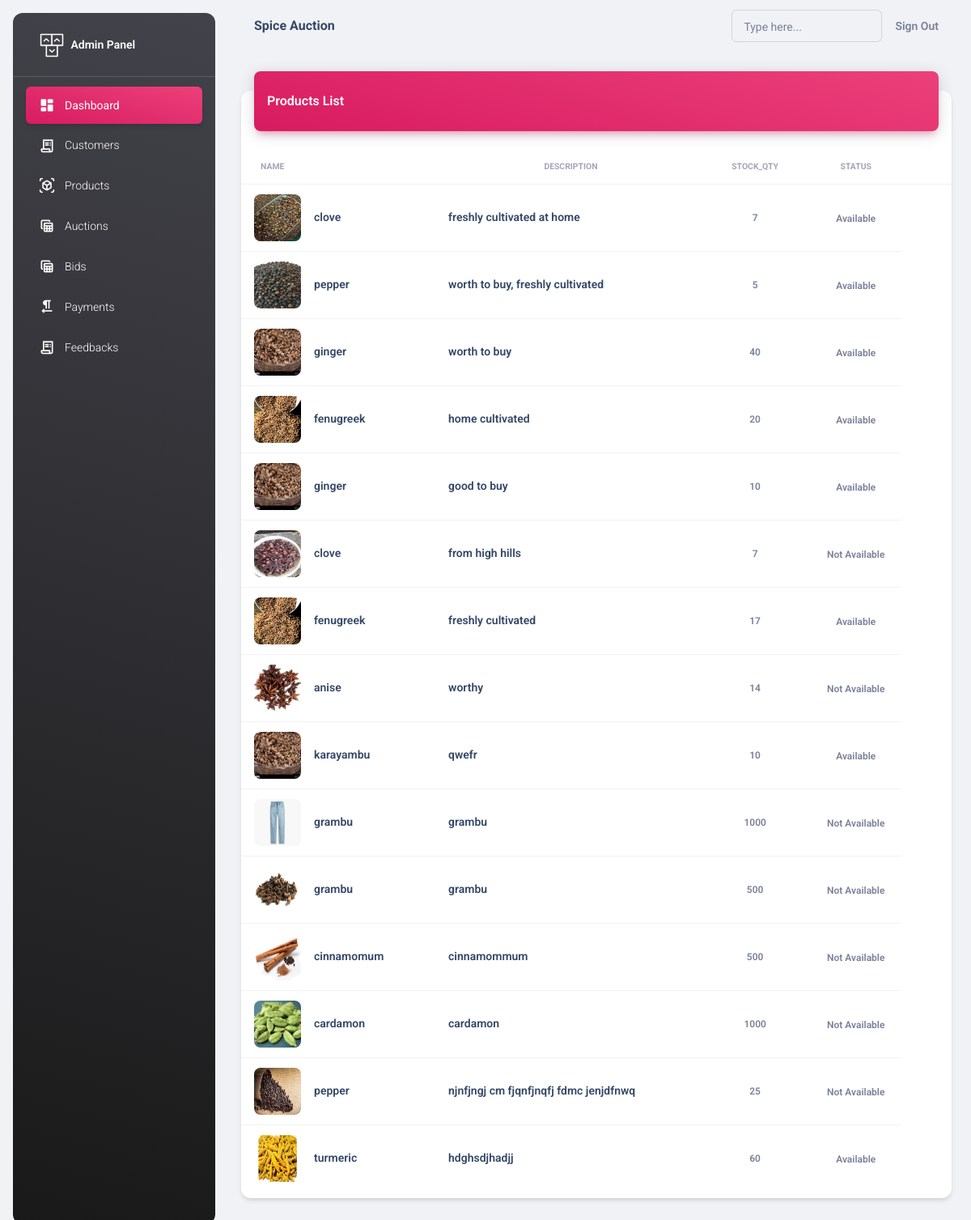
Before: /adminapi/products/ (signed in) with the older database file.
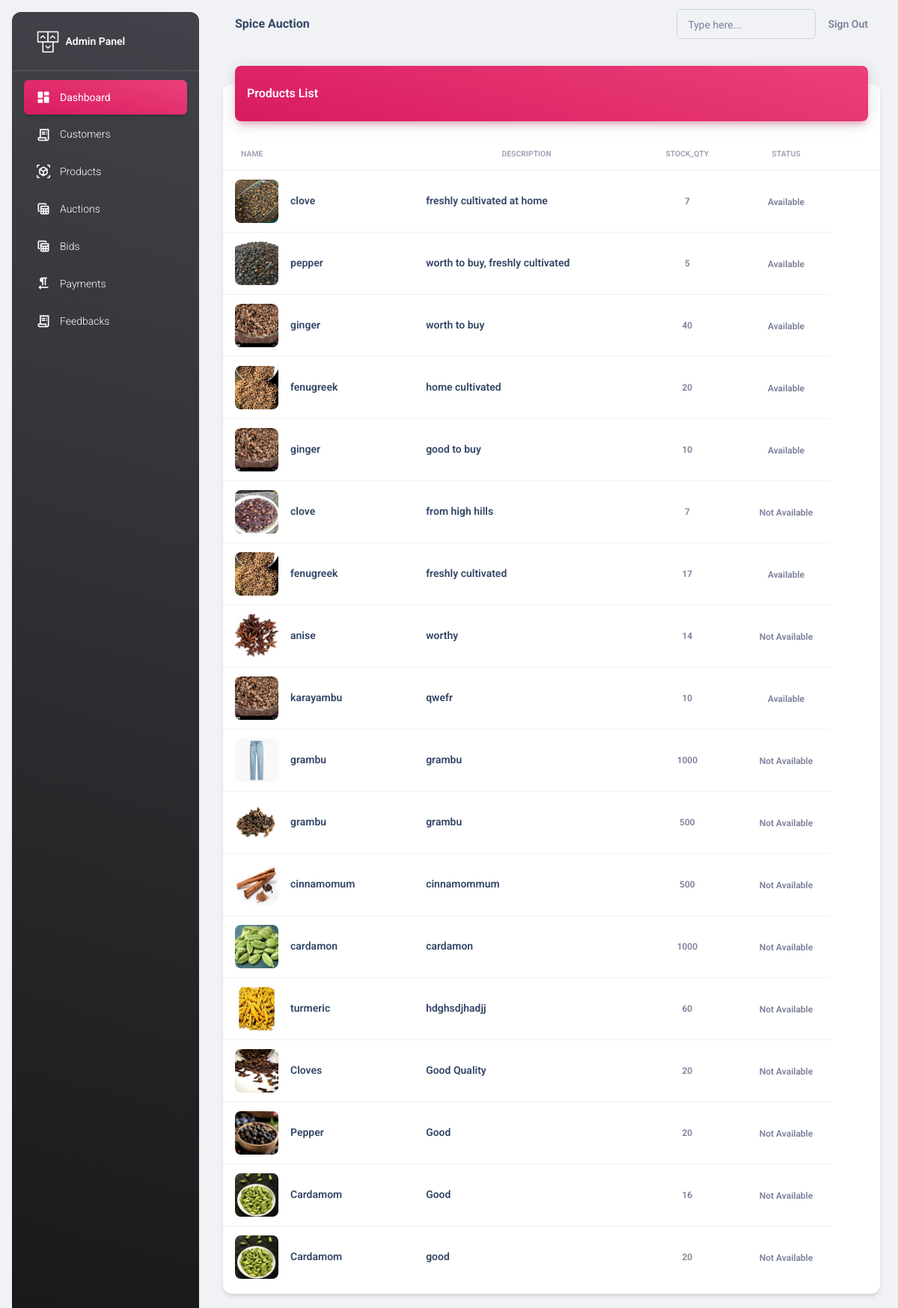
After: the same page with the newer database file.
### adminapi/models.py (models this page shows, shortened)
class Spice(models.Model):
    seller = models.ForeignKey(Seller, on_delete=models.CASCADE)
    name = models.CharField(max_length=100)
    description = models.CharField(max_length=100)
    stock_quantity = models.PositiveIntegerField(default=0)
    image = models.ImageField(upload_to="images", null=True)
    created_at = models.DateTimeField(auto_now_add=True)
    choices= [
        ('Available', 'Available'),
        ('Not Available', 'Not Available'),
    ]
    status=models.CharField(max_length=50, choices=choices, default='Available')

### adminapi/views.py (the view)
# urls.py: path("products/",views.ProductsView.as_view(),name="products"),
@method_decorator(decs,name="dispatch")
class ProductsView(ListView):
    template_name="products.html"
    model=Spice
    context_object_name="spices"

### adminapi/views.py (called while the page is built)
def signin_required(fn):
    def wrapper(request,*args,**kwargs):
        if not request.user.is_authenticated:
            messages.error(request,"invalid session!..please login")
            return redirect("adminsignin")
        else:
            return fn(request,*args,**kwargs)
    return wrapper

def is_admin(fn):
    def wrapper(request,*args,**kwargs):
        if not request.user.is_superuser:
            messages.error(request,"Permission denied for current user !")
            return redirect("adminsignin")
        else:
            return fn(request,*args,**kwargs)
    return wrapper

### adminapi/templates/products.html
{%extends 'base.html'%}
{%load static%}
{%block body_block%}
<div class="container-fluid py-4">
    <div class="row">
      <div class="col-12">
        <div class="card my-4">
          <div class="card-header p-0 position-relative mt-n4 mx-3 z-index-2">
            <div class="bg-gradient-primary shadow-primary border-radius-lg pt-4 pb-3">
              <h6 class="text-white text-capitalize ps-3">Products List</h6>
            </div>
          </div>
          <div class="card-body px-0 pb-2">
            <div class="table-responsive p-0">
              <table class="table align-items-center mb-0">
                <thead>
                  <tr>
                    <th class="text-uppercase text-secondary text-xxs font-weight-bolder opacity-7">Name</th>
                    <th class="text-center text-uppercase text-secondary text-xxs font-weight-bolder opacity-7">Description</th>
                    <th class="text-center text-uppercase text-secondary text-xxs font-weight-bolder opacity-7">Stock_qty</th>
                    <th class="text-center text-uppercase text-secondary text-xxs font-weight-bolder opacity-7">Status</th>
                    <th class="text-secondary opacity-7"></th>
                  </tr>
                </thead>
                <tbody>
                    {%for s in spices%}
                        <tr>
                            <td>
                            <div class="d-flex px-2 py-1">
                                <div>
                                <img src="{{s.image.url}}" class="avatar avatar-lg me-3 border-radius-lg">
                                </div>
                                <div class="d-flex flex-column justify-content-center">
                                <h6 class="mb-0 text-sm">{{s.name}}</h6>
                                </div>
                            </div>
                            </td>
                            <td>
                            <h6 class="mb-0 text-sm">{{s.description}}</h6>
                            </td>
                            <td class="align-middle text-center text-sm">
                            <span class="text-secondary text-xs font-weight-bold">{{s.stock_quantity}}</span>
                            </td>
                            <td class="align-middle text-center">
                            <span class="text-secondary text-xs font-weight-bold">{{s.status}}</span>
                            </td>
                        </tr>
                    {%endfor%}
                </tbody>
              </table>
            </div>
          </div>
        </div>
      </div>
    </div>
  </div>
{%endblock%}

### adminapi/templates/base.html (shortened to what this page needs)
<!DOCTYPE html>
<html lang="en">
<head>
  <link href="../assets/css/nucleo-icons.css" rel="stylesheet" />
  <link href="../assets/css/nucleo-svg.css" rel="stylesheet" />
  <link id="pagestyle" href="../assets/css/material-dashboard.css?v=3.0.0" rel="stylesheet" />
</head>
<body class="g-sidenav-show  bg-gray-200">
  <aside class="sidenav navbar navbar-vertical navbar-expand-xs border-0 border-radius-xl my-3 fixed-start ms-3   bg-gradient-dark" id="sidenav-main">
    <div class="sidenav-header">
      <a class="navbar-brand m-0" href=" https://demos.creative-tim.com/material-dashboard/pages/dashboard " target="_blank">
        <img src="../assets/img/logo-ct.png" class="navbar-brand-img h-100" alt="main_logo">
        <span class="ms-1 font-weight-bold text-white">Admin Panel</span>
      </a>
    </div>
    <hr class="horizontal light mt-0 mb-2">
      <ul class="navbar-nav">
        <li class="nav-item">
          <a class="nav-link text-white active bg-gradient-primary" href="{%url 'home'%}">
            <div class="text-white text-center me-2 d-flex align-items-center justify-content-center">
              <i class="material-icons opacity-10">dashboard</i>
            </div>
            <span class="nav-link-text ms-1">Dashboard</span>
          </a>
        </li>
        <li class="nav-item">
          <a class="nav-link text-white " href="{%url 'sellers'%}">
            <div class="text-white text-center me-2 d-flex align-items-center justify-content-center">
              <i class="material-icons opacity-10">receipt_long</i>
            </div>
            <span class="nav-link-text ms-1">Customers</span>
          </a>
        </li>
        <li class="nav-item">
          <a class="nav-link text-white " href="{%url 'products'%}">
            <div class="text-white text-center me-2 d-flex align-items-center justify-content-center">
              <i class="material-icons opacity-10">view_in_ar</i>
            </div>
            <span class="nav-link-text ms-1">Products</span>
          </a>
        </li>
        <li class="nav-item">
          <a class="nav-link text-white " href="{%url 'auctions'%}">
            <div class="text-white text-center me-2 d-flex align-items-center justify-content-center">
              <i class="material-icons opacity-10">table_view</i>
            </div>
            <span class="nav-link-text ms-1">Auctions</span>
          </a>
        </li>
        <li class="nav-item">
          <a class="nav-link text-white " href="{%url 'bids'%}">
            <div class="text-white text-center me-2 d-flex align-items-center justify-content-center">
              <i class="material-icons opacity-10">table_view</i>
            </div>
            <span class="nav-link-text ms-1">Bids</span>
          </a>
        </li>
        <li class="nav-item">
          <a class="nav-link text-white " href="{%url 'payments'%}">
            <div class="text-white text-center me-2 d-flex align-items-center justify-content-center">
              <i class="material-icons opacity-10">format_textdirection_r_to_l</i>
            </div>
            <span class="nav-link-text ms-1">Payments</span>
          </a>
        </li>
        <li class="nav-item">
          <a class="nav-link text-white " href="{%url 'feedbacks'%}">
            <div class="text-white text-center me-2 d-flex align-items-center justify-content-center">
              <i class="material-icons opacity-10">receipt_long</i>
            </div>
            <span class="nav-link-text ms-1">Feedbacks</span>
          </a>
        </li>
      </ul>
  </aside>
  <main class="main-content position-relative max-height-vh-100 h-100 border-radius-lg ">
    <nav class="navbar navbar-main navbar-expand-lg px-0 mx-4 shadow-none border-radius-xl" id="navbarBlur" navbar-scroll="true">
      <div class="container-fluid py-1 px-3">
        <nav aria-label="breadcrumb">
          <h6 class="font-weight-bolder mb-0">Spice Auction</h6>
        </nav>
        <div class="collapse navbar-collapse mt-sm-0 mt-2 me-md-0 me-sm-4" id="navbar">
          <div class="ms-md-auto pe-md-3 d-flex align-items-center">
            <div class="input-group input-group-outline">
              <label class="form-label">Type here...</label>
              <input type="text" class="form-control">
            </div>
          </div>
          <ul class="navbar-nav  justify-content-end">
            <li class="nav-item d-flex align-items-center">
              <a href="{%url 'adminsignout'%}" class="nav-link text-body font-weight-bold px-0">
                <span class="d-sm-inline d-none">Sign Out</span>
              </a>
            </li>
          </ul>
        </div>
      </div>
    </nav>
    {%block body_block%}
    {%endblock%}
</body>
</html>

Changed rows visible on the page:
removed Spice: image (picture), name "pepper", description "njnfjngj cm fjqnfjnqfj fdmc jenjdfnwq", stock_quantity "25", status "Not Available"
changed Spice "turmeric": status "Available" → "Not Available"
added Spice: image (picture), name "Cloves", description "Good Quality", stock_quantity "20", status "Not Available"
added Spice: image (picture), name "Pepper", description "Good", stock_quantity "20", status "Not Available"
added Spice: image (picture), name "Cardamom", description "Good", stock_quantity "16", status "Not Available"
added Spice: image (picture), name "Cardamom", description "good", stock_quantity "20", status "Not Available"
